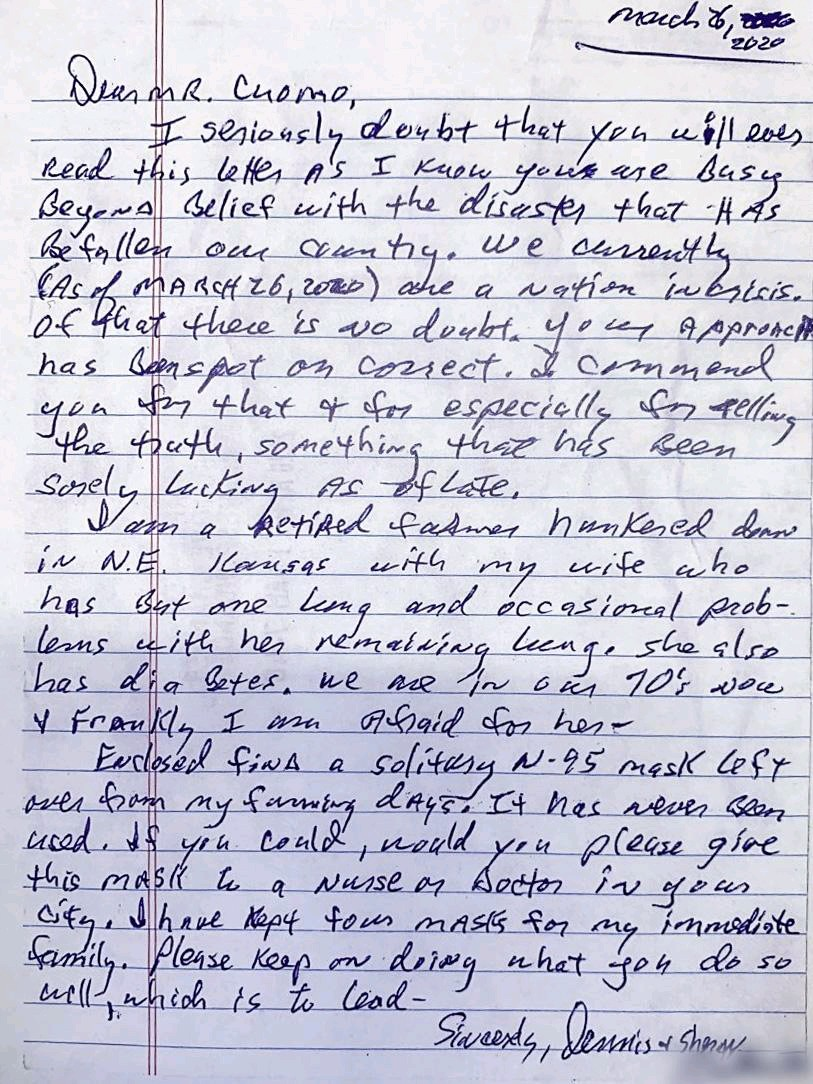
#> input picture Advanced_mxnet/test_HTR.jpeg, 813 x 1084 px
$ python -i preprocess.py   (imports and definitions only)   (older library calls are emulated)
#> lines starting #> are read from the running program, lines starting #| are printed output that depends on the picture; after the words box and inside, x2 and y2 are one past the last pixel; in counts of white or black regions, pixels touching at a corner belong together
import numpy as np
from matplotlib import pyplot as plt
import cv2


def histogram(image, show=False):
    """
    Gives histogram, normalized cdf and bins values in numpy type
    :param image: Image of numpy array.
    :param show: Show histogram if show=True. default; show=False
    :return: histogram, normalized cdf and bins
    """
    image = image.flatten()
    hist, bins = np.histogram(image, 256, [0, 256])
    cdf = hist.cumsum()
    cdf_normalized = cdf * hist.max() / cdf.max()
    if show:
        fig, ax = plt.subplots(1, figsize=(15, 9))
        plt.plot(cdf_normalized, color='b')
        plt.hist(image, 256, [0, 256], color='r')
        plt.xlim([0, 256])
        plt.legend(('cdf', 'histogram'), loc='upper left')
        plt.show()
    return hist, cdf_normalized, bins


def thresholds(image, bottom=127, top=255):
#> called with bottom = 127, top = 255
    img = cv2.medianBlur(image, 5)
    ret, th1 = cv2.threshold(img, bottom, top, cv2.THRESH_TOZERO + cv2.THRESH_OTSU)  # Global thresholding
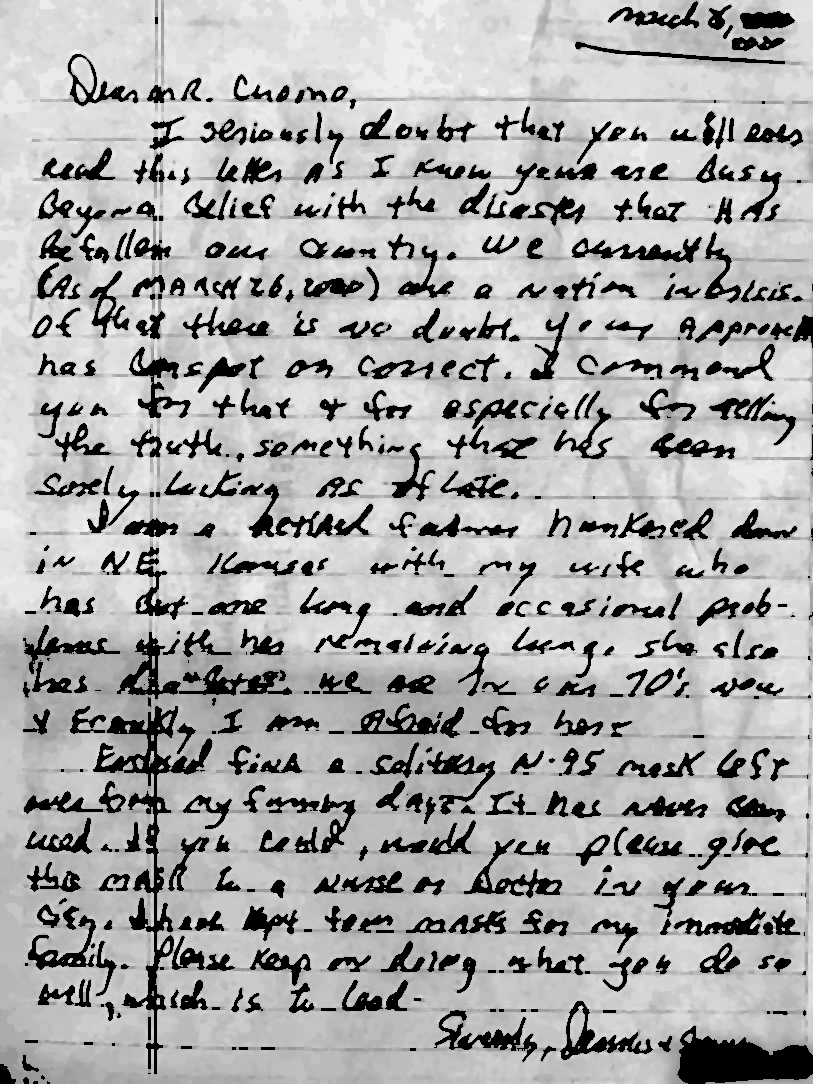
#> th1: shape (1084, 813); min 0, max 251, mean 170.5
#> ret = 149
    th2 = cv2.adaptiveThreshold(img, top, cv2.ADAPTIVE_THRESH_MEAN_C,
                                cv2.THRESH_BINARY, 11, 2)
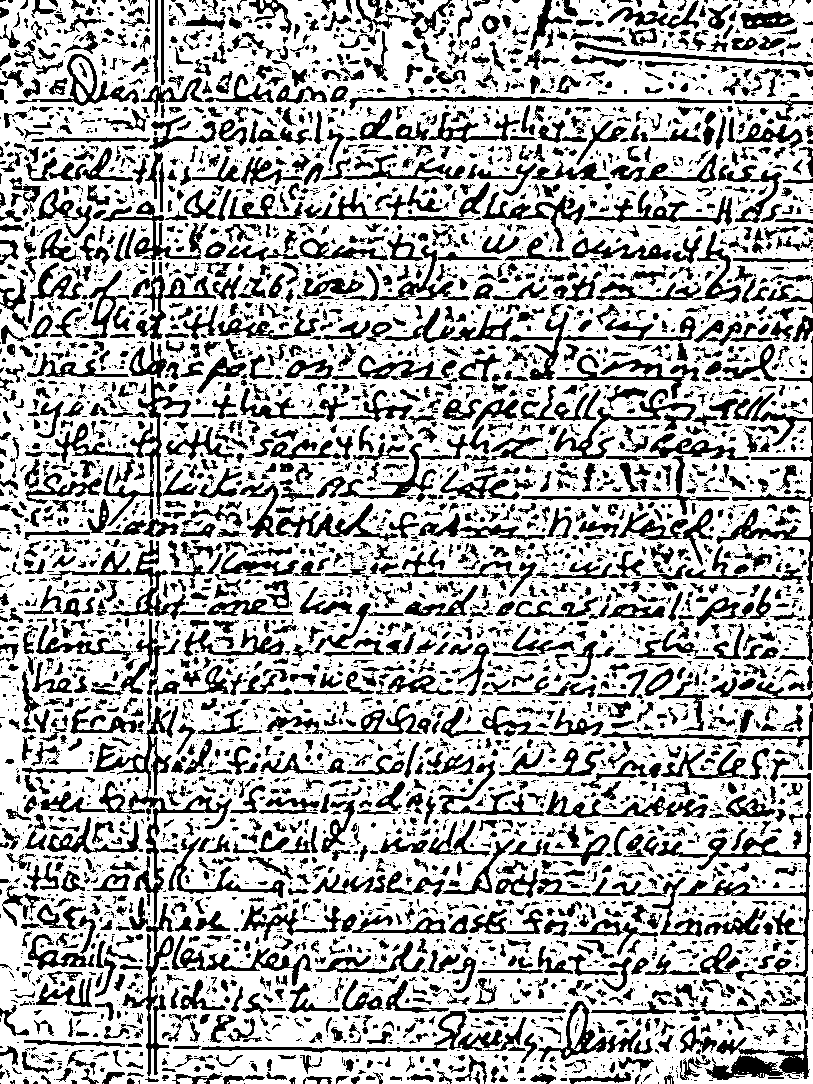
#> th2: shape (1084, 813); 69.5% white; 4994 black regions (3035 under 20 px), largest, box (x1, y1, x2, y2) and area: (93, 706, 232, 925) 3584, (709, 392, 813, 665) 2991, (678, 773, 811, 1006) 2960
    th3 = cv2.adaptiveThreshold(img, top, cv2.ADAPTIVE_THRESH_GAUSSIAN_C,
                                cv2.THRESH_BINARY, 11, 2)
#> th3: shape (1084, 813); 72.3% white; 9368 black regions (7510 under 20 px), largest, box (x1, y1, x2, y2) and area: (93, 736, 175, 1010) 3113, (482, 190, 732, 252) 2364, (678, 813, 811, 982) 2105
    return img, th1, th2, th3


def equalizeHist(image):
    return cv2.equalizeHist(image)


# create a CLAHE object (Arguments are optional).
def CLAHE(img):
    clahe = cv2.createCLAHE(clipLimit=2.0, tileGridSize=(8, 8))
    cl1 = clahe.apply(img)
    return cl1


def filters(image):
    # kernel
    kernel_size = 21  # odd number, 5
    laplacian = cv2.Laplacian(image, cv2.CV_64F)
    sobelx = cv2.Sobel(image, cv2.CV_64F, 1, 0, ksize=kernel_size)
    sobely = cv2.Sobel(image, cv2.CV_64F, 0, 1, ksize=kernel_size)
    return laplacian, sobelx, sobely


def all_togather(image, bottom=127, top=255):
    """
    Preprocess combination.
    :param image: a numpy array
    :param bottom:
    :param top:
    :return:
    """
    # CLAHE
    cl1 = CLAHE(image)
    th = thresholds(cl1, bottom, top)
    [image, th1, th2, th3] = th

    # kernel
    kernel_size = 21  # odd number, 5
    laplacian = cv2.Laplacian(th1, cv2.CV_64F)
    sobelx = cv2.Sobel(th1, cv2.CV_64F, 1, 0, ksize=kernel_size)
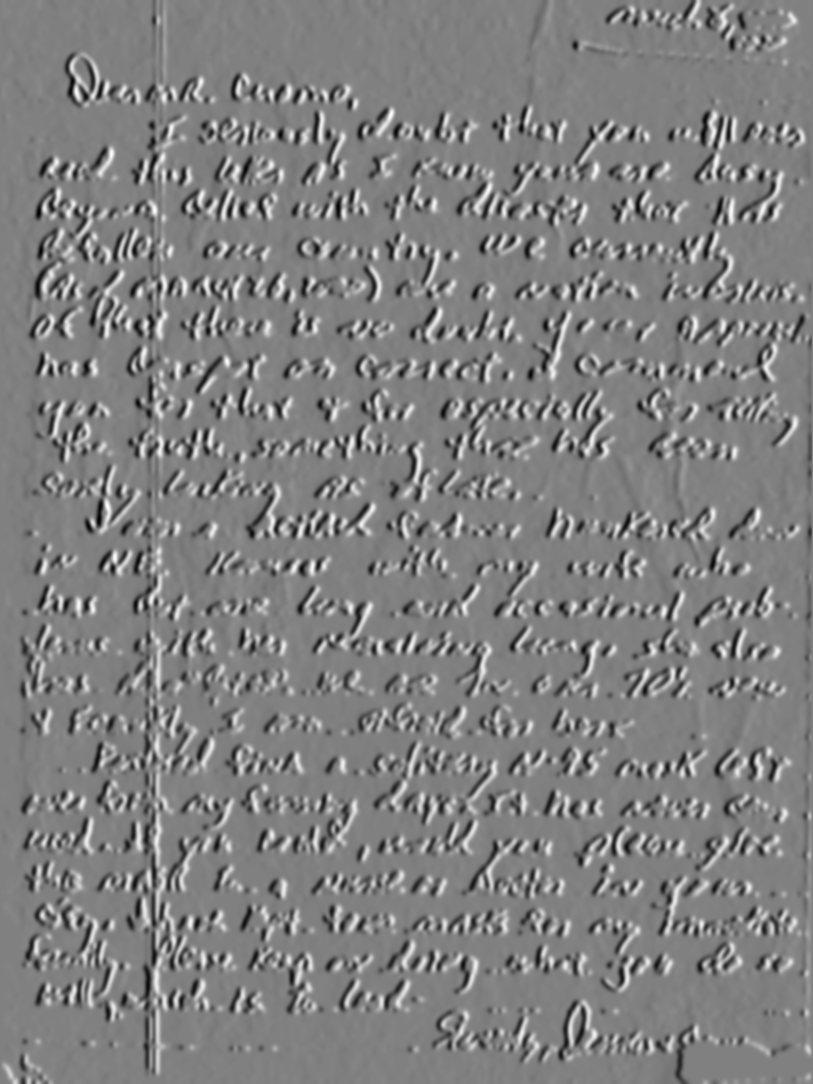
#> sobelx: shape (1084, 813) float64; min -2.18e+13, max 2.15e+13, mean -1.23e+10; drawn with min black and max white
    sobely = cv2.Sobel(th1, cv2.CV_64F, 0, 1, ksize=kernel_size)
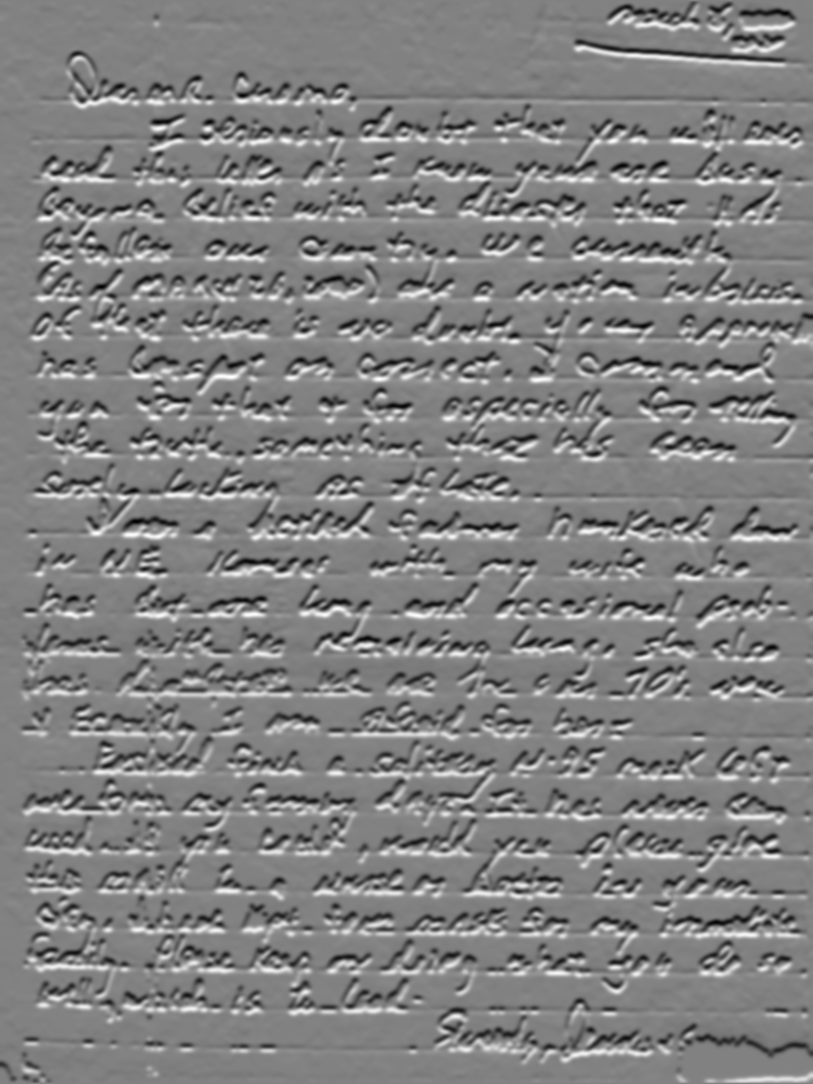
#> sobely: shape (1084, 813) float64; min -2.21e+13, max 2.13e+13, mean -2.89e+10; drawn with min black and max white

    at = (th, laplacian, sobelx, sobely)
    return at


# [2 lines not run here, left out]

>>> import cv2
>>> picture = cv2.imread('../../test_HTR.jpeg', cv2.IMREAD_GRAYSCALE)
>>> result = all_togather(picture)

$ run again, on Advanced_mxnet/elyaz.jpeg
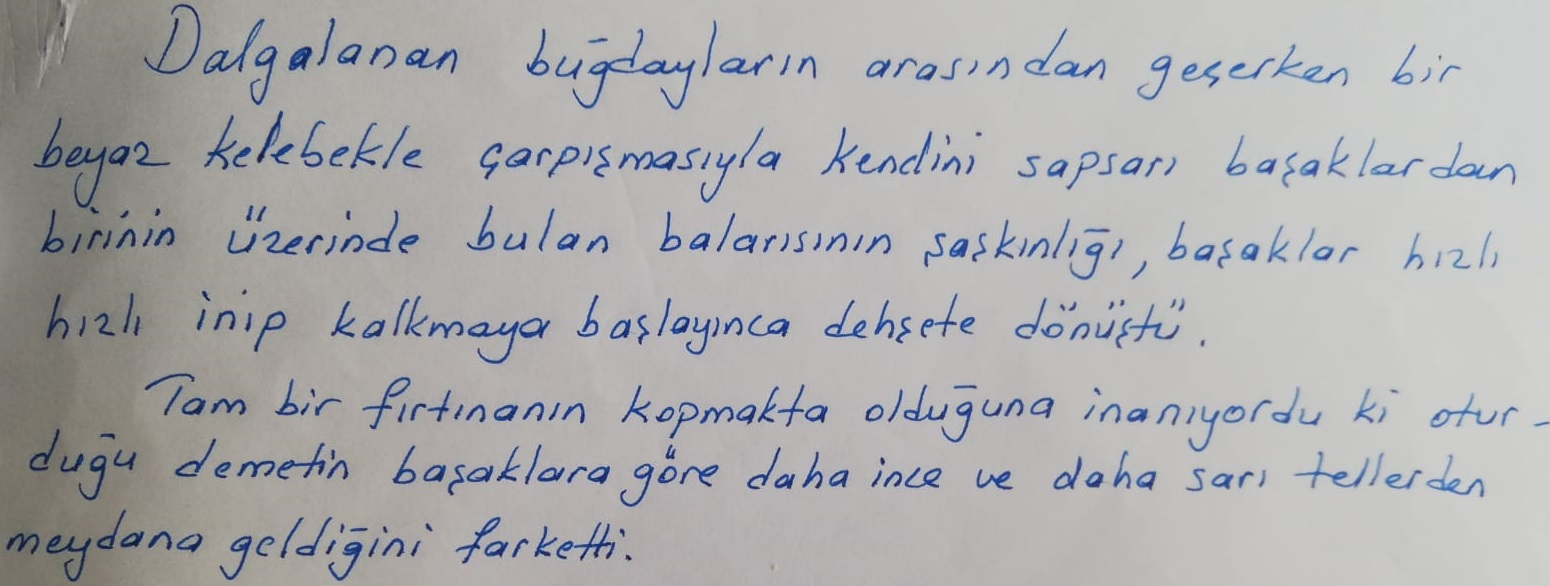
#> input picture Advanced_mxnet/elyaz.jpeg, 1550 x 586 px
#> ret = 148
#> in thresholds, `th2 = cv2.adaptiveThreshold(img, top, cv2.ADAPTIVE_THRESH_MEAN_C, cv2...`:
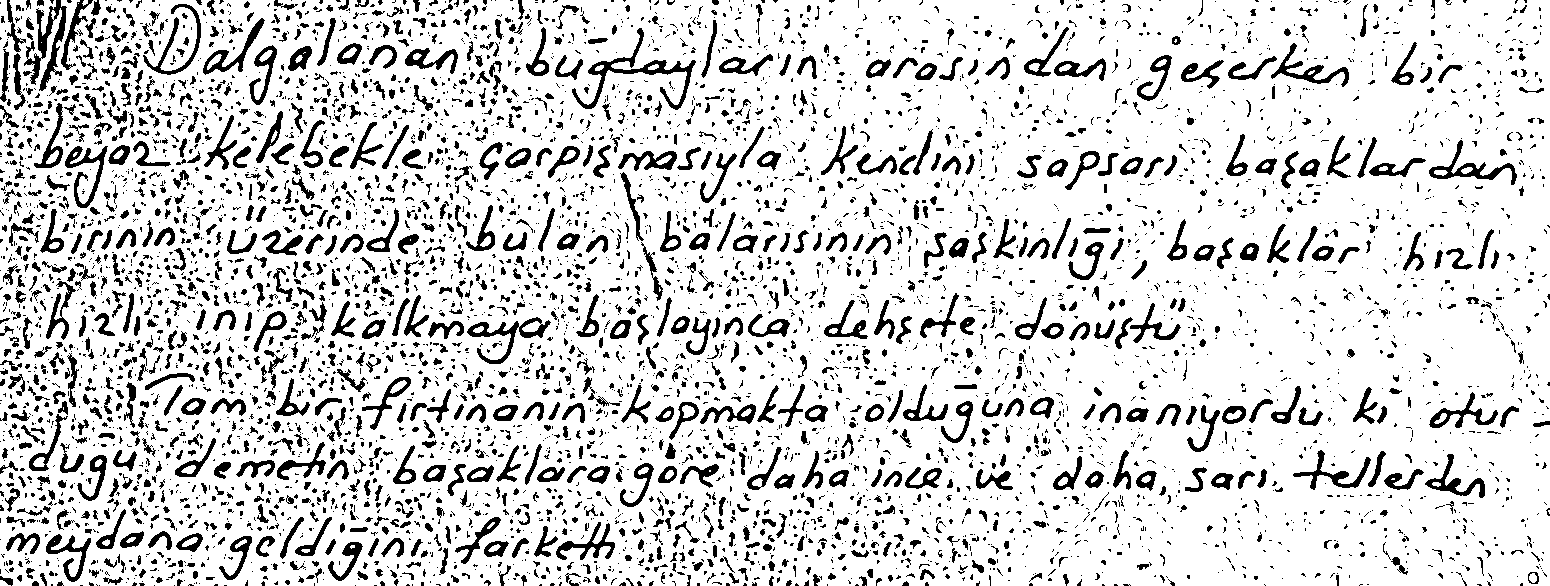
#> th2: shape (586, 1550); 84% white; 5454 black regions (3967 under 20 px), largest, box (x1, y1, x2, y2) and area: (572, 28, 696, 110) 1487, (24, 0, 67, 91) 1326, (467, 317, 551, 364) 945
#> th3: shape (586, 1550); 88.5% white; 8245 black regions (7658 under 20 px), largest, box (x1, y1, x2, y2) and area: (572, 29, 696, 110) 1368, (1429, 141, 1517, 185) 757, (65, 146, 109, 208) 713
#> in all_togather, `sobely = cv2.Sobel(th1, cv2.CV_64F, 0, 1, ksize=kernel_size)`:
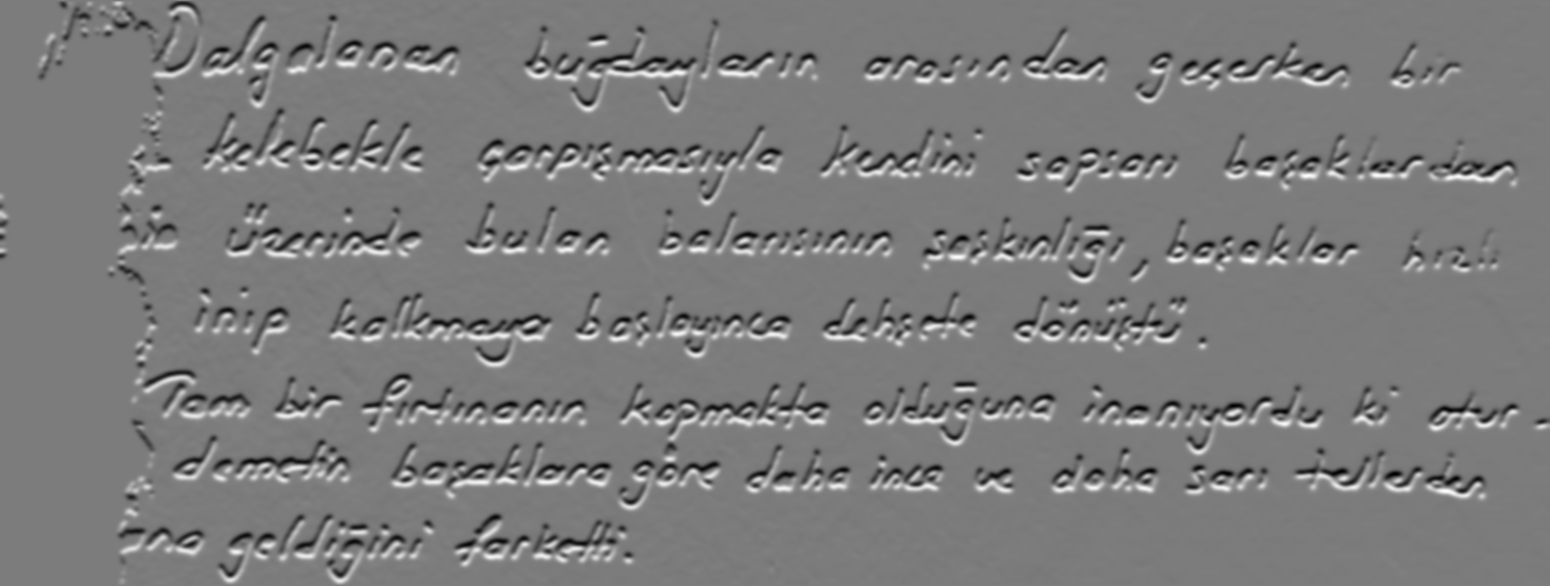
#> sobely: shape (586, 1550) float64; min -1.86e+13, max 1.96e+13, mean -1.35e+10; drawn with min black and max white
